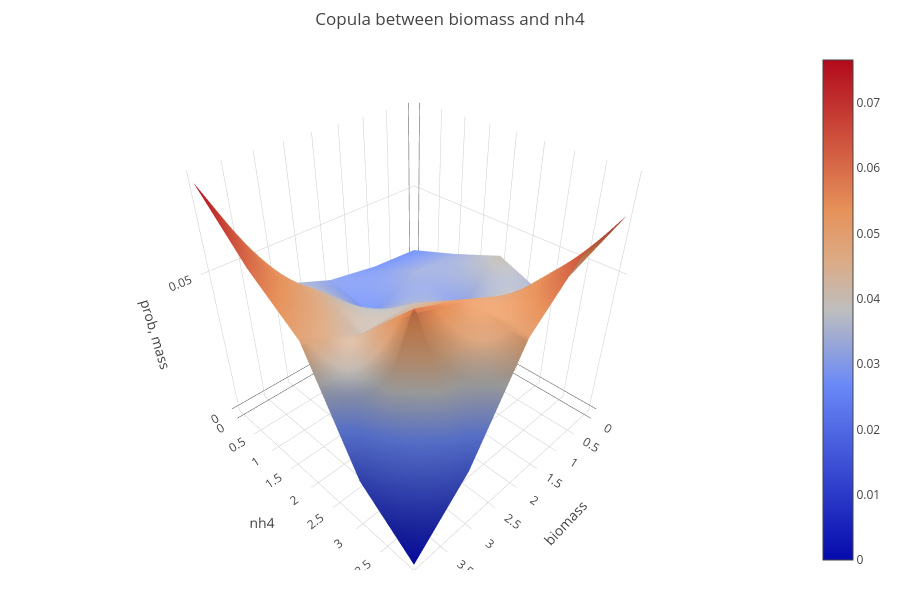

The notebook cell saved with this chart:
### Code cell
dingo.illustrations.plot_copula(
    [suboptimal_steady_states[24], "biomass"], 
    [suboptimal_steady_states[58], "nh4"], 
    n      = 5, 
    width  = 900 , 
    height = 600, 
    # save   = False
)

### Figure 1 — Plotly figure (JSON) as saved in the notebook; plotly's stock layout.template omitted (floating-point values rounded to 4 significant figures)
{"data": [{"type": "surface", "z": [[0.02656, 0.02781, 0.03094, 0.03812, 0.07656], [0.03281, 0.03375, 0.02781, 0.04531, 0.06031], [0.04, 0.03062, 0.04063, 0.04031, 0.04844], [0.03281, 0.04344, 0.05125, 0.05781, 0.01469], [0.06781, 0.06438, 0.04938, 0.01844, 0.0]]}], "layout": {"height": 600, "margin": {"b": 30, "l": 30, "r": 30, "t": 50}, "scene": {"xaxis": {"title": {"text": "biomass"}}, "yaxis": {"title": {"text": "nh4"}}, "zaxis": {"title": {"text": "prob, mass"}}}, "title": {"text": "Copula between biomass and nh4"}, "width": 900}}
